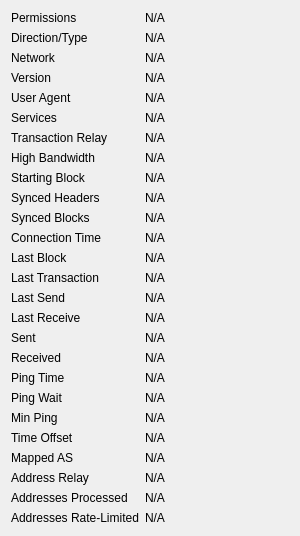
             <widget class="QWidget" name="detailWidget">
              <property name="geometry">
               <rect>
                <x>0</x>
                <y>0</y>
                <width>300</width>
                <height>432</height> 
               </rect>
              </property>
              <layout class="QGridLayout" name="gridLayout_2" columnstretch="0,1">
               <item row="0" column="0">
                <widget class="QLabel" name="label_30">
                 <property name="text">
                  <string>Permissions</string>
                 </property>
                </widget>
               </item>
               <item row="0" column="1">
                <widget class="QLabel" name="peerPermissions">
                 <property name="cursor">
                  <cursorShape>IBeamCursor</cursorShape>
                 </property>
                 <property name="text">
                  <string>N/A</string>
                 </property>
                 <property name="textFormat">
                  <enum>Qt::PlainText</enum>
                 </property>
                 <property name="textInteractionFlags">
                  <set>Qt::LinksAccessibleByMouse|Qt::TextSelectableByMouse</set> 
                 </property>
                </widget>
               </item>
               <item row="1" column="0">
                <widget class="QLabel" name="peerConnectionTypeLabel">
                 <property name="toolTip">
                  <string>The direction and type of peer connection: %1</string>
                 </property>
                 <property name="text">
                  <string>Direction/Type</string>
                 </property>
                </widget>
               </item>
               <item row="1" column="1">
                <widget class="QLabel" name="peerConnectionType">
                 <property name="cursor">
                  <cursorShape>IBeamCursor</cursorShape>
                 </property>
                 <property name="text">
                  <string>N/A</string>
                 </property>
                 <property name="textFormat">
                  <enum>Qt::PlainText</enum>
                 </property>
                 <property name="textInteractionFlags">
                  <set>Qt::LinksAccessibleByMouse|Qt::TextSelectableByMouse</set>
                 </property>
                </widget>
               </item>
               <item row="2" column="0">
                <widget class="QLabel" name="peerNetworkLabel">
                 <property name="toolTip">
                  <string>The network protocol this peer is connected through: IPv4, IPv6, Onion, I2P, or CJDNS.</string>
                 </property>
                 <property name="text">
                  <string>Network</string>
                 </property>
                </widget>
               </item>
               <item row="2" column="1">
                <widget class="QLabel" name="peerNetwork">
                 <property name="cursor">
                  <cursorShape>IBeamCursor</cursorShape>
                 </property>
                 <property name="text">
                  <string>N/A</string>
                 </property>
                 <property name="textFormat">
                  <enum>Qt::PlainText</enum>
                 </property>
                 <property name="textInteractionFlags">
                  <set>Qt::LinksAccessibleByMouse|Qt::TextSelectableByMouse</set> 
                 </property>
                </widget>
               </item>
               <item row="3" column="0">
                <widget class="QLabel" name="label_21">
                 <property name="text">
                  <string>Version</string>
                 </property>
                </widget>
               </item>
               <item row="3" column="1">
                <widget class="QLabel" name="peerVersion">
                 <property name="cursor">
                  <cursorShape>IBeamCursor</cursorShape>
                 </property>
                 <property name="text">
                  <string>N/A</string>
                 </property>
                 <property name="textFormat">
                  <enum>Qt::PlainText</enum>
                 </property>
                 <property name="textInteractionFlags">
                  <set>Qt::LinksAccessibleByMouse|Qt::TextSelectableByMouse</set>
                 </property>
                </widget>
               </item>
               <item row="4" column="0">
                <widget class="QLabel" name="label_28">
                 <property name="text">
                  <string>User Agent</string>
                 </property>
                </widget>
               </item>
               <item row="4" column="1">
                <widget class="QLabel" name="peerSubversion">
                 <property name="cursor">
                  <cursorShape>IBeamCursor</cursorShape>
                 </property>
                 <property name="text">
                  <string>N/A</string>
                 </property>
                 <property name="textFormat">
                  <enum>Qt::PlainText</enum>
                 </property>
                 <property name="textInteractionFlags">
                  <set>Qt::LinksAccessibleByMouse|Qt::TextSelectableByMouse</set>
                 </property>
                </widget>
               </item>
               <item row="5" column="0">
                <widget class="QLabel" name="label_4">
                 <property name="text">
                  <string>Services</string>
                 </property>
                </widget>
               </item>
               <item row="5" column="1">
                <widget class="QLabel" name="peerServices">
                 <property name="cursor">
                  <cursorShape>IBeamCursor</cursorShape>
                 </property>
                 <property name="text">
                  <string>N/A</string>
                 </property>
                 <property name="textFormat">
                  <enum>Qt::PlainText</enum>
                 </property>
                 <property name="wordWrap">
                  <bool>true</bool>
                 </property>
                 <property name="textInteractionFlags">
                  <set>Qt::LinksAccessibleByMouse|Qt::TextSelectableByMouse</set> 
                 </property>
                </widget>
               </item>
               <item row="6" column="0">
                <widget class="QLabel" name="peerRelayTxesLabel">
                 <property name="toolTip">
                  <string>Whether we relay transactions to this peer.</string>
                 </property>
                 <property name="text">
                  <string>Transaction Relay</string>
                 </property>
                </widget>
               </item>
               <item row="6" column="1">
                <widget class="QLabel" name="peerRelayTxes">
                 <property name="cursor">
                  <cursorShape>IBeamCursor</cursorShape>
                 </property>
                 <property name="text">
                  <string>N/A</string>
                 </property>
                 <property name="textFormat">
                  <enum>Qt::PlainText</enum>
                 </property>
                 <property name="textInteractionFlags">
                  <set>Qt::LinksAccessibleByMouse|Qt::TextSelectableByMouse</set> 
                 </property>
                </widget>
               </item>
               <item row="7" column="0">
                <widget class="QLabel" name="peerHighBandwidthLabel">
                 <property name="toolTip">
                  <string>High bandwidth BIP152 compact block relay: %1</string>
                 </property>
                 <property name="text">
                  <string>High Bandwidth</string>
                 </property>
                </widget>
               </item>
               <item row="7" column="1">
                <widget class="QLabel" name="peerHighBandwidth">
                 <property name="cursor">
                  <cursorShape>IBeamCursor</cursorShape>
                 </property>
                 <property name="text">
                  <string>N/A</string>
                 </property>
                 <property name="textFormat">
                  <enum>Qt::PlainText</enum>
                 </property>
                 <property name="textInteractionFlags">
                  <set>Qt::LinksAccessibleByMouse|Qt::TextSelectableByMouse</set>
                 </property>
                </widget>
               </item>
               <item row="8" column="0">
                <widget class="QLabel" name="label_29">
                 <property name="text">
                  <string>Starting Block</string>
                 </property>
                </widget>
               </item>
               <item row="8" column="1">
                <widget class="QLabel" name="peerHeight">
                 <property name="cursor">
                  <cursorShape>IBeamCursor</cursorShape>
                 </property>
                 <property name="text">
                  <string>N/A</string>
                 </property>
                 <property name="textFormat">
                  <enum>Qt::PlainText</enum>
                 </property>
                 <property name="textInteractionFlags">
                  <set>Qt::LinksAccessibleByMouse|Qt::TextSelectableByMouse</set>
                 </property>
                </widget>
               </item>
               <item row="9" column="0">
                <widget class="QLabel" name="label_27">
                 <property name="text">
                  <string>Synced Headers</string>
                 </property>
                </widget>
               </item>
               <item row="9" column="1">
                <widget class="QLabel" name="peerSyncHeight">
                 <property name="cursor">
                  <cursorShape>IBeamCursor</cursorShape>
                 </property>
                 <property name="text">
                  <string>N/A</string>
                 </property>
                 <property name="textFormat">
                  <enum>Qt::PlainText</enum>
                 </property>
                 <property name="textInteractionFlags">
                  <set>Qt::LinksAccessibleByMouse|Qt::TextSelectableByMouse</set> 
                 </property>
                </widget>
               </item>
               <item row="10" column="0">
                <widget class="QLabel" name="label_25">
                 <property name="text">
                  <string>Synced Blocks</string>
                 </property>
                </widget>
               </item>
               <item row="10" column="1">
                <widget class="QLabel" name="peerCommonHeight">
                 <property name="cursor">
                  <cursorShape>IBeamCursor</cursorShape>
                 </property>
                 <property name="text">
                  <string>N/A</string>
                 </property>
                 <property name="textFormat">
                  <enum>Qt::PlainText</enum>
                 </property>
                 <property name="textInteractionFlags">
                  <set>Qt::LinksAccessibleByMouse|Qt::TextSelectableByMouse</set> 
                 </property>
                </widget>
               </item>
               <item row="11" column="0">
                <widget class="QLabel" name="label_22">
                 <property name="text">
                  <string>Connection Time</string>
                 </property>
                </widget>
               </item>
               <item row="11" column="1">
                <widget class="QLabel" name="peerConnTime">
                 <property name="cursor">
                  <cursorShape>IBeamCursor</cursorShape>
                 </property>
                 <property name="text">
                  <string>N/A</string>
                 </property>
                 <property name="textFormat">
                  <enum>Qt::PlainText</enum>
                 </property>
                 <property name="textInteractionFlags">
                  <set>Qt::LinksAccessibleByMouse|Qt::TextSelectableByMouse</set> 
                 </property>
                </widget>
               </item>
               <item row="12" column="0">
                <widget class="QLabel" name="peerLastBlockLabel">
                 <property name="toolTip">
                  <string>Elapsed time since a novel block passing initial validity checks was received from this peer.</string>
                 </property>
                 <property name="text">
                  <string>Last Block</string>
                 </property>
                </widget>
               </item>
               <item row="12" column="1">
                <widget class="QLabel" name="peerLastBlock">
                 <property name="cursor">
                  <cursorShape>IBeamCursor</cursorShape>
                 </property>
                 <property name="text">
                  <string>N/A</string>
                 </property>
                 <property name="textFormat">
                  <enum>Qt::PlainText</enum>
                 </property>
                 <property name="textInteractionFlags">
                  <set>Qt::LinksAccessibleByMouse|Qt::TextSelectableByMouse</set> 
                 </property>
                </widget>
               </item>
               <item row="13" column="0">
                <widget class="QLabel" name="peerLastTxLabel">
                 <property name="toolTip">
                  <string extracomment="Tooltip text for the Last Transaction field in the peer details area.">Elapsed time since a novel transaction accepted into our mempool was received from this peer.</string>
                 </property>
                 <property name="text">
                  <string>Last Transaction</string>
                 </property>
                </widget>
               </item>
               <item row="13" column="1">
                <widget class="QLabel" name="peerLastTx">
                 <property name="cursor">
                  <cursorShape>IBeamCursor</cursorShape>
                 </property>
                 <property name="text">
                  <string>N/A</string>
                 </property>
                 <property name="textFormat">
                  <enum>Qt::PlainText</enum>
                 </property>
                 <property name="textInteractionFlags">
                  <set>Qt::LinksAccessibleByMouse|Qt::TextSelectableByMouse</set> 
                 </property>
                </widget>
               </item>
               <item row="14" column="0">
                <widget class="QLabel" name="label_15">
                 <property name="text">
                  <string>Last Send</string>
                 </property>
                </widget>
               </item>
               <item row="14" column="1">
                <widget class="QLabel" name="peerLastSend">
                 <property name="cursor">
                  <cursorShape>IBeamCursor</cursorShape>
                 </property>
                 <property name="text">
                  <string>N/A</string>
                 </property>
                 <property name="textFormat">
                  <enum>Qt::PlainText</enum>
                 </property>
                 <property name="textInteractionFlags">
                  <set>Qt::LinksAccessibleByMouse|Qt::TextSelectableByMouse</set> 
                 </property>
                </widget>
               </item>
               <item row="15" column="0">
                <widget class="QLabel" name="label_19">
                 <property name="text">
                  <string>Last Receive</string>
                 </property>
                </widget>
               </item>
               <item row="15" column="1">
                <widget class="QLabel" name="peerLastRecv">
                 <property name="cursor">
                  <cursorShape>IBeamCursor</cursorShape>
                 </property>
                 <property name="text">
                  <string>N/A</string>
                 </property>
                 <property name="textFormat">
                  <enum>Qt::PlainText</enum>
                 </property>
                 <property name="textInteractionFlags">
                  <set>Qt::LinksAccessibleByMouse|Qt::TextSelectableByMouse</set> 
                 </property>
                </widget>
               </item>
               <item row="16" column="0">
                <widget class="QLabel" name="label_18">
                 <property name="text">
                  <string>Sent</string>
                 </property>
                </widget>
               </item>
               <item row="16" column="1">
                <widget class="QLabel" name="peerBytesSent">
                 <property name="cursor">
                  <cursorShape>IBeamCursor</cursorShape>
                 </property>
                 <property name="text">
                  <string>N/A</string>
                 </property>
                 <property name="textFormat">
                  <enum>Qt::PlainText</enum>
                 </property>
                 <property name="textInteractionFlags">
                  <set>Qt::LinksAccessibleByMouse|Qt::TextSelectableByMouse</set> 
                 </property>
                </widget>
               </item>
               <item row="17" column="0">
                <widget class="QLabel" name="label_20">
                 <property name="text">
                  <string>Received</string>
                 </property>
                </widget>
               </item>
               <item row="17" column="1">
                <widget class="QLabel" name="peerBytesRecv">
                 <property name="cursor">
                  <cursorShape>IBeamCursor</cursorShape>
                 </property>
                 <property name="text">
                  <string>N/A</string>
                 </property>
                 <property name="textFormat">
                  <enum>Qt::PlainText</enum>
                 </property>
                 <property name="textInteractionFlags">
                  <set>Qt::LinksAccessibleByMouse|Qt::TextSelectableByMouse</set> 
                 </property>
                </widget>
               </item>
               <item row="18" column="0">
                <widget class="QLabel" name="label_26">
                 <property name="text">
                  <string>Ping Time</string>
                 </property>
                </widget>
               </item>
               <item row="18" column="1">
                <widget class="QLabel" name="peerPingTime">
                 <property name="cursor">
                  <cursorShape>IBeamCursor</cursorShape>
                 </property>
                 <property name="text">
                  <string>N/A</string>
                 </property>
                 <property name="textFormat">
                  <enum>Qt::PlainText</enum>
                 </property>
                 <property name="textInteractionFlags">
                  <set>Qt::LinksAccessibleByMouse|Qt::TextSelectableByMouse</set>
                 </property>
                </widget>
               </item>
               <item row="19" column="0">
                <widget class="QLabel" name="peerPingWaitLabel">
                 <property name="toolTip">
                  <string>The duration of a currently outstanding ping.</string>
                 </property>
                 <property name="text">
                  <string>Ping Wait</string>
                 </property>
                </widget>
               </item>
               <item row="19" column="1">
                <widget class="QLabel" name="peerPingWait">
                 <property name="cursor">
                  <cursorShape>IBeamCursor</cursorShape>
                 </property>
                 <property name="text">
                  <string>N/A</string>
                 </property>
                 <property name="textFormat">
                  <enum>Qt::PlainText</enum>
                 </property>
                 <property name="textInteractionFlags">
                  <set>Qt::LinksAccessibleByMouse|Qt::TextSelectableByMouse</set>
                 </property>
                </widget>
               </item>
               <item row="20" column="0">
                <widget class="QLabel" name="peerMinPingLabel">
                 <property name="text">
                  <string>Min Ping</string>
                 </property>
                </widget>
               </item>
               <item row="20" column="1">
                <widget class="QLabel" name="peerMinPing">
                 <property name="cursor">
                  <cursorShape>IBeamCursor</cursorShape>
                 </property>
                 <property name="text">
                  <string>N/A</string>
                 </property>
                 <property name="textFormat">
                  <enum>Qt::PlainText</enum>
                 </property>
                 <property name="textInteractionFlags">
                  <set>Qt::LinksAccessibleByMouse|Qt::TextSelectableByMouse</set> 
                 </property>
                </widget>
               </item>
               <item row="21" column="0">
                <widget class="QLabel" name="label_timeoffset">
                 <property name="text">
                  <string>Time Offset</string>
                 </property>
                </widget>
               </item>
               <item row="21" column="1">
                <widget class="QLabel" name="timeoffset">
                 <property name="cursor">
                  <cursorShape>IBeamCursor</cursorShape>
                 </property>
                 <property name="text">
                  <string>N/A</string>
                 </property>
                 <property name="textFormat">
                  <enum>Qt::PlainText</enum>
                 </property>
                 <property name="textInteractionFlags">
                  <set>Qt::LinksAccessibleByMouse|Qt::TextSelectableByMouse</set> 
                 </property>
                </widget>
               </item>
               <item row="22" column="0">
                <widget class="QLabel" name="peerMappedASLabel">
                 <property name="toolTip">
                  <string>The mapped Autonomous System used for diversifying peer selection.</string>
                 </property>
                 <property name="text">
                  <string>Mapped AS</string>
                 </property>
                </widget>
               </item>
               <item row="22" column="1">
                <widget class="QLabel" name="peerMappedAS">
                 <property name="cursor">
                  <cursorShape>IBeamCursor</cursorShape>
                 </property>
                 <property name="text">
                  <string>N/A</string>
                 </property>
                 <property name="textFormat">
                  <enum>Qt::PlainText</enum>
                 </property>
                 <property name="textInteractionFlags">
                  <set>Qt::LinksAccessibleByMouse|Qt::TextSelectableByKeyboard|Qt::TextSelectableByMouse</set>
                 </property>
                </widget>
               </item>
               <item row="23" column="0">
                <widget class="QLabel" name="peerAddrRelayEnabledLabel">
                 <property name="toolTip">
                  <string extracomment="Tooltip text for the Address Relay field in the peer details area, which displays whether we relay addresses to this peer (Yes/No).">Whether we relay addresses to this peer.</string>
                 </property>
                 <property name="text">
                  <string extracomment="Text title for the Address Relay field in the peer details area, which displays whether we relay addresses to this peer (Yes/No).">Address Relay</string>
                 </property>
                </widget>
               </item>
               <item row="23" column="1">
                <widget class="QLabel" name="peerAddrRelayEnabled">
                 <property name="cursor">
                  <cursorShape>IBeamCursor</cursorShape>
                 </property>
                 <property name="text">
                  <string>N/A</string>
                 </property>
                 <property name="textFormat">
                  <enum>Qt::PlainText</enum>
                 </property>
                 <property name="textInteractionFlags">
                  <set>Qt::LinksAccessibleByMouse|Qt::TextSelectableByKeyboard|Qt::TextSelectableByMouse</set>
                 </property>
                </widget>
               </item>
               <item row="24" column="0">
                <widget class="QLabel" name="peerAddrProcessedLabel">
                 <property name="toolTip">
                  <string extracomment="Tooltip text for the Addresses Processed field in the peer details area, which displays the total number of addresses received from this peer that were processed (excludes addresses that were dropped due to rate-limiting).">The total number of addresses received from this peer that were processed (excludes addresses that were dropped due to rate-limiting).</string>
                 </property>
                 <property name="text">
                  <string extracomment="Text title for the Addresses Processed field in the peer details area, which displays the total number of addresses received from this peer that were processed (excludes addresses that were dropped due to rate-limiting).">Addresses Processed</string>
                 </property>
                </widget>
               </item>
               <item row="24" column="1">
                <widget class="QLabel" name="peerAddrProcessed">
                 <property name="cursor">
                  <cursorShape>IBeamCursor</cursorShape>
                 </property>
                 <property name="text">
                  <string>N/A</string>
                 </property>
                 <property name="textFormat">
                  <enum>Qt::PlainText</enum>
                 </property>
                 <property name="textInteractionFlags">
                  <set>Qt::LinksAccessibleByMouse|Qt::TextSelectableByKeyboard|Qt::TextSelectableByMouse</set>
                 </property>
                </widget>
               </item>
               <item row="25" column="0">
                <widget class="QLabel" name="peerAddrRateLimitedLabel">
                 <property name="toolTip">
                  <string extracomment="Tooltip text for the Addresses Rate-Limited field in the peer details area, which displays the total number of addresses received from this peer that were dropped (not processed) due to rate-limiting.">The total number of addresses received from this peer that were dropped (not processed) due to rate-limiting.</string>
                 </property>
                 <property name="text">
                  <string extracomment="Text title for the Addresses Rate-Limited field in the peer details area, which displays the total number of addresses received from this peer that were dropped (not processed) due to rate-limiting.">Addresses Rate-Limited</string>
                 </property>
                </widget>
               </item>
               <item row="25" column="1">
                <widget class="QLabel" name="peerAddrRateLimited">
                 <property name="cursor">
                  <cursorShape>IBeamCursor</cursorShape>
                 </property>
                 <property name="text">
                  <string>N/A</string>
                 </property>
                 <property name="textFormat">
                  <enum>Qt::PlainText</enum>
                 </property>
                 <property name="textInteractionFlags">
                  <set>Qt::LinksAccessibleByMouse|Qt::TextSelectableByKeyboard|Qt::TextSelectableByMouse</set>
                 </property>
                </widget>
               </item>
               <item row="26" column="0">
                <spacer name="verticalSpacer_3">
                 <property name="orientation">
                  <enum>Qt::Vertical</enum>
                 </property>
                 <property name="sizeHint" stdset="0">
                  <size>
                   <width>20</width>
                   <height>40</height>
                  </size>
                 </property>
                </spacer>
               </item>
              </layout>
             </widget>
